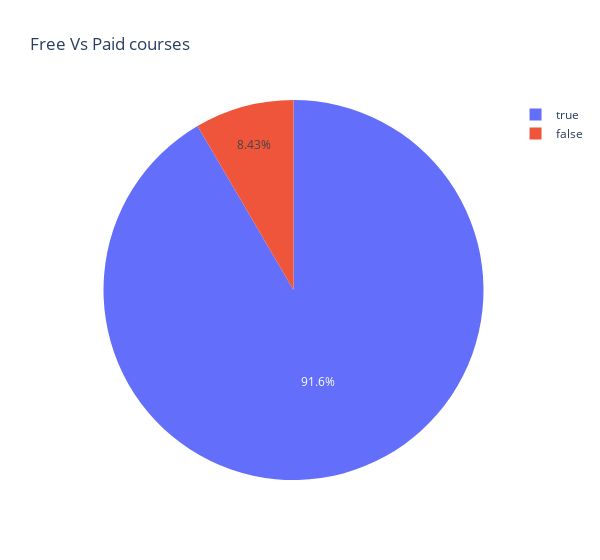

The cell this chart's notebook holds for it:
### Code cell
paid_free=udemy['is_paid'].value_counts().reset_index()
fig1=px.pie(paid_free,values='is_paid',names='index',title='Free Vs Paid courses')
fig1.update_layout(showlegend=True, width=600)
fig1.show()

### Figure 1 — Plotly figure (JSON) as saved in the notebook; plotly's stock layout.template omitted (floating-point values rounded to 4 significant figures)
{"data": [{"domain": {"x": [0, 1], "y": [0, 1]}, "hoverlabel": {"namelength": 0}, "hovertemplate": "index=%{label}<br>is_paid=%{value}", "labels": [true, false], "legendgroup": "", "name": "", "showlegend": true, "type": "pie", "values": [3368, 310]}], "layout": {"legend": {"tracegroupgap": 0}, "showlegend": true, "title": {"text": "Free Vs Paid courses"}, "width": 600}}
